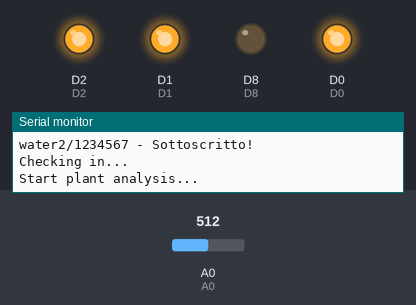
A sketch run on a simulated ESP8266 (NodeMCU). Parts: output pins drawn as LEDs (lit = HIGH), the last lines printed to the serial monitor. The test bench sets the inputs (shaded band); at power-on: A0 = 512. WiFi joins after 1.5 s; servers stay silent unless stated; random numbers use the default seed unless the sketch sets one; no MQTT or app messages arrive unless stated; pins used as bus, display or sensor lines are not drawn.

Above: at 10.0 s.
At 84.6 s:
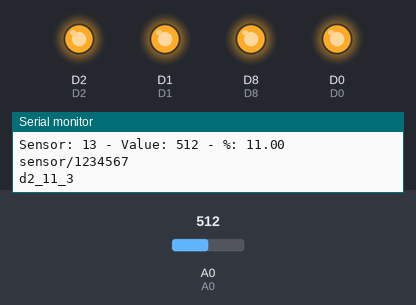
Timing chart, 0 to 93.0 s (numbered marks = the images above):
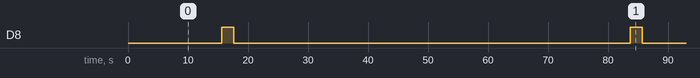

The sketch:

SeriGarden-IoT.ino
```cpp
#include <ESP8266WiFi.h>
#include <PubSubClient.h>
#include "secrets.h"
#define D0 16
#define D1 5
#define D2 4
#define D3 0
#define D4 2
#define D5 14
#define D6 12
#define D7 13
#define D8 15
#define A0 17
#define TX 1
#define RX 3

#define INNAFFIA 1000
// Minuti di attesa tra un'analisi e l'altra
#define LOOP_SLEEP 1
//Loop inattivi
#define NULL_LOOPS 60
#define WAIT 1000
#define MIN_HUM 550
#define MAX_HUM 190
#define MSG_BUFFER_SIZE	128

// Define the plants that are analysed
const int analyzed_plants[][2] = {
  // Non usare: D3, D4
  // OK: D0, D1, D2, D5, D6, D7, D8
  {D5, 1},
  {D6, 2},
  {D7, 3},
  {D8, 4}
};

//Define the plants that are
const int watered_plants[][2] = {
  // Non usare: D4, D8, D3 (problemi avvio)
  // OK: D0, D1, D2, D5, D6, D7
   {D0, 1},
   {D1, 2},
   {D2, 3}
//   {D3, 4}
};

// Initialize clients
WiFiClient espClient;
PubSubClient client(espClient);
unsigned long lastMsg = 0;
char msg[MSG_BUFFER_SIZE];
int iteration = 0;
int ID = -1;
int first_run = 1;

void setup() {
  //Initial setup
  Serial.begin(9600);
  Serial.println("Inizializzazione... ");
  setupPin(true);
  //Get ID
  ID = ESP.getChipId();
  Serial.print("NodeMCU ID: ");
  Serial.println(ID);
  delay(3000);
  //setupPin(true);
  //Connect to WiFi, MQTT server and subscribe to MQTT topic
  setup_wifi();
  client.setServer(MQTT_SERVER, MQTT_PORT);
  client.setCallback(callback);
  Serial.println("Connettività configurata");

}

void setupPin(bool bootTime) {
  //Setup all plant to anlyse
  int len = sizeof(analyzed_plants) / sizeof(analyzed_plants[0]);
  int pin = -1;
  for (int i = 0; i < len; i++) {
    pin = analyzed_plants[i][0];
    if (bootTime) {
      pinMode(pin, OUTPUT);
    }
    initializeThisPin(pin, bootTime, LOW);
  }
  //Setup all plants to water
  len = sizeof(watered_plants) / sizeof(watered_plants[0]);
  for (int i = 0; i < len; i++) {
    pin = watered_plants[i][0];
    if (bootTime) {
      pinMode(pin, OUTPUT);
    }
    initializeThisPin(pin, bootTime, HIGH);
  }
}

void initializeThisPin(int pin, bool bootTime, int status){
  if (bootTime && (pin == D3 || pin == D4)) {
    //During boot this PIN must be HIGH
    digitalWrite(pin, HIGH);
  } else {
    digitalWrite(pin, status);
  }
}

// the loop function runs over and over again forever
void loop() {
  setupPin(false);
  int len = sizeof(analyzed_plants) / sizeof(analyzed_plants[0]);
  // Connect to WiFi and MQTT server
  if (!client.connected()) {
    reconnect();
  }
  client.loop();
  if (first_run == 1) {
    first_run = 0;
    // In fase di debug, fai un ciclo di irrigazione con tutte le pompe
    debug_pumps();
    greeting();
    Serial.println("Checking in...");
    delay(5000);
  }
  if (iteration % NULL_LOOPS == 0) {
    //Measure humidity for all the connected plants
    Serial.println("Start plant analysis... ");
    for (int i = 0; i < len; i++) {
      measure_hum(analyzed_plants[i]);
    }
    Serial.println("Plant analysis completed");
    iteration = 0;
  } else {
    Serial.print(".");
  }
  iteration += 1;
  delay(LOOP_SLEEP*1000);
}

void greeting() {
  String topic = "greeting";
  String payload = "s_";
  //TODO
  char topic_c[MSG_BUFFER_SIZE];
  char payload_c[MSG_BUFFER_SIZE];
  //Create output
  topic.toCharArray(topic_c, MSG_BUFFER_SIZE);
  payload = payload + ID;
  payload.toCharArray(payload_c, MSG_BUFFER_SIZE);
  //Publish message
  client.publish(topic_c, payload_c);
}

void measure_hum (const int plant_details[]) {
  //Define variables
  int pin = plant_details[0];
  int plant_id = plant_details[1];
  String topic = "sensor/";
  String payload = "d2_";
  char topic_c[MSG_BUFFER_SIZE];
  char payload_c[MSG_BUFFER_SIZE];
  //Read value
  int hum_v = read_pin(pin);
  //Create output
  topic = topic + ID;
  topic.toCharArray(topic_c, MSG_BUFFER_SIZE);
  payload = payload + hum_v + "_" + plant_id;
  payload.toCharArray(payload_c, MSG_BUFFER_SIZE);
  Serial.println(topic);
  Serial.println(payload_c);
  //Publish message
  client.publish(topic_c, payload_c);
}

int read_pin(int pin_to_read) {
  int value;
  float perc;
  String message = "";
  digitalWrite(pin_to_read, HIGH);
  delay(WAIT);
  value = analogRead(A0);
  delay(WAIT);
  digitalWrite(pin_to_read, LOW);
  perc = 100-((value-MAX_HUM)*100/(MIN_HUM-MAX_HUM));
  message = message + "Sensor: " + pin_to_read + " - Value: " + value + " - %: " + perc;
  Serial.println(message);
  return (int)perc;
}

void innaffiamo (int ilpin, int tempo){
//  int on = LOW;
//  int off = HIGH;
//  if (ilpin == D3) {
//    Serial.println("Special watering!");
//    on = HIGH;
//    off = LOW;
//  }
  int propagazione_acqua = 5000;
  if (DEBUG == 1) {
    propagazione_acqua = 500;
  }
  printf("Inizio ad innaffiare [pin: %d]\n", ilpin);
  digitalWrite(ilpin, LOW);
  delay(tempo);
  printf("Finisco di innaffiare, attendo la propagazione dell'acqua\n");
  digitalWrite(ilpin, HIGH);
  delay(propagazione_acqua);
}

// Connect to WiFi
void setup_wifi() {
  delay(10);
  // We start by connecting to a WiFi network
  Serial.println();
  Serial.print("Connecting to ");
  Serial.println(SECRET_SSID);

  WiFi.mode(WIFI_STA);
  WiFi.begin(SECRET_SSID, SECRET_PASS);

  while (WiFi.status() != WL_CONNECTED) {
    delay(500);
    Serial.print(".");
  }

  randomSeed(micros());

  Serial.println("");
  Serial.println("WiFi connected");
  Serial.println("IP address: ");
  Serial.println(WiFi.localIP());
}

void reconnect() {
  // Loop until we're reconnected
  while (!client.connected()) {
    Serial.print("Attempting MQTT connection...");
    // Create a random client ID
    String clientId = "ESP8266Client-";
    clientId += String(random(0xffff), HEX);
    // Attempt to connect
    if (client.connect(clientId.c_str())) {
      Serial.println("connected");
      subscribe_topic();
    } else {
      Serial.print("failed, rc=");
      Serial.print(client.state());
      Serial.println(" try again in 5 seconds");
      // Wait 5 seconds before retrying
      delay(5000);
    }
  }
}

void subscribe_topic() {
  Serial.println("Subscribing to topic");
  String topic = "";
  char topic_c[MSG_BUFFER_SIZE];
  //Create output
  topic = "water2/";
  topic = topic + ID;
  topic.toCharArray(topic_c, MSG_BUFFER_SIZE);
  Serial.print(topic);
  Serial.println(" - Sottoscritto!");
  client.subscribe(topic_c);
}

void callback(char* topic, byte* payload, unsigned int length) {
  Serial.println("MQTT message received");
  char* token_topic;
  char* token_payload;
  int water_id = -1;
  int ms = -1;
  int plant_id = -1;
  int required_sensor = -1;
  //Parse received payload
  char p_payload[length+1] = "";
  parsePayload(p_payload, payload, length);
  String message = "";
  message = message + "Message arrived [" + topic + "]["+p_payload+"]";
  Serial.println(message);

  //Extract info:
  //  Parsing topic
  token_topic = strtok(topic, "water2/");
  required_sensor = atoi(token_topic);

  //  Parsing payload
  if (required_sensor == ID || 1) {
    // water2/12041068 - w_26_5439_2
    token_payload = strtok(p_payload, "_");
    token_payload = strtok(NULL, "_");
    water_id = atoi(token_payload);
    token_payload = strtok(NULL, "_");
    ms = atoi(token_payload);
    token_payload = strtok(NULL, "_");
    plant_id = atoi(token_payload);
    Serial.print("plant_num: ");
    Serial.println(plant_id);

    //Water the plant
    waterThisPlant(plant_id, ms, water_id);
  } else {
    Serial.print("Unexpected topic or sensor: ");
    Serial.println(required_sensor);
  }

}

// Convert the received message in a string
void parsePayload(char* parsed_s, byte* payload, unsigned int length) {
  for (int i = 0; i < length; i++) {
    parsed_s[i] = (char)payload[i];
  }
  parsed_s[length] = '\0';
}

void debug_pumps() {
  int pin;
  if (DEBUG == 1) {
  int len = sizeof(watered_plants) / sizeof(watered_plants[0]);
    for (int i = 0; i < len; i++) {
      pin = watered_plants[i][0];
      innaffiamo(pin, 3000);
    }
  }
}

/**
Executes the watering of this plant
*/
void waterThisPlant(int plant_id, int duration, int watering_id) {
  String message = "";
  message = message + "Plant ID: [" + plant_id + "] - Water ID: [" + watering_id + "] - Milliseconds [" + duration + "]";
  Serial.println(message);
  int pin = getPlantToWater(plant_id);
  if (pin > -1) {
    innaffiamo(pin, duration);
    sendWateringAck(plant_id, watering_id);
  } else {
    Serial.println("Ignoring request - Not handling this plant");
  }
}

int getPlantToWater(int plant_id) {
  int len = sizeof(watered_plants) / sizeof(watered_plants[0]);
  for (int i = 0; i < len; i++) {
    if (watered_plants[i][1] == plant_id) {
      return watered_plants[i][0];
    }
  }
  return -1;
}

// Acknoledge backend that watering was successfull
void sendWateringAck(int plant_id, int watering_id) {
  String topic = "sensor/";
  String payload = "w_";
  char topic_c[MSG_BUFFER_SIZE];
  char payload_c[MSG_BUFFER_SIZE];
  //Create output
  topic = topic + ID;
  topic.toCharArray(topic_c, MSG_BUFFER_SIZE);
  payload = payload + watering_id;
  payload.toCharArray(payload_c, MSG_BUFFER_SIZE);
  //Publish message
  client.publish(topic_c, payload_c);
}
```

secrets_example.h
```cpp
#define SECRET_SSID "<your_wifi>"
#define SECRET_PASS "<your_wifi_password>"
#define MQTT_SERVER "<url_or_ip_to_mqtt_server>"
#define MQTT_PORT 2883
#define DEBUG 0
```

Measured:
- by itself, D8: alternates HIGH for 2.0 s and LOW for 66.0 s
